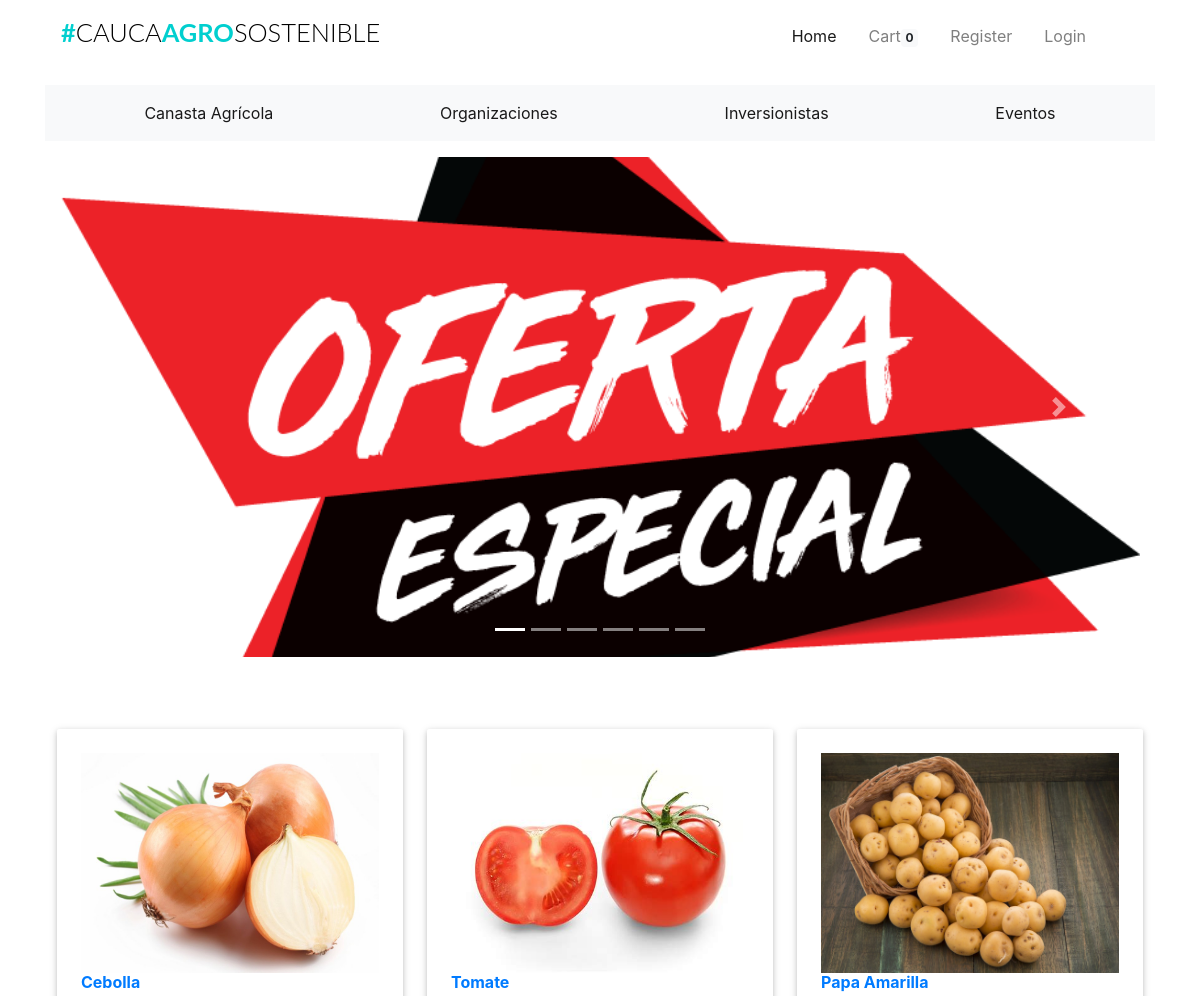
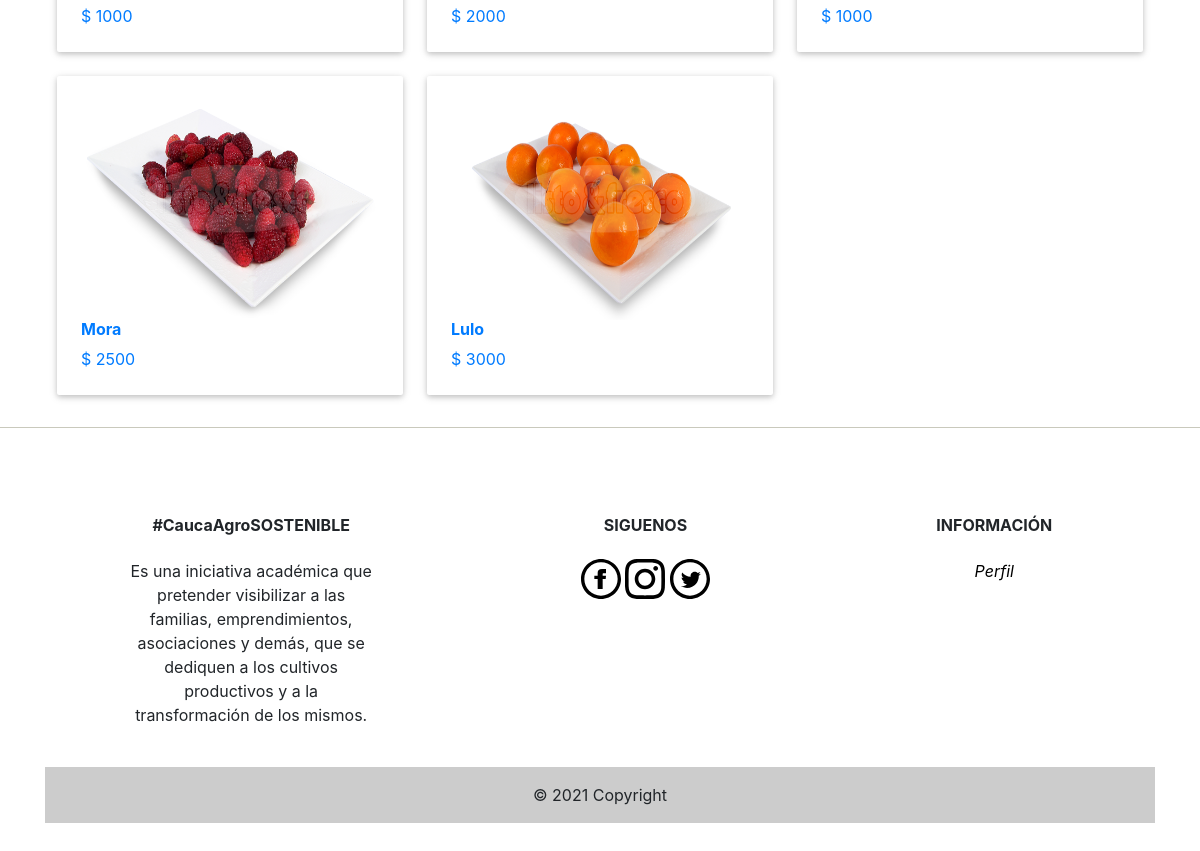
The page /home on the database its author committed (2 pictures, top to bottom).
### app/models.py (models this page shows, shortened)
class Products(db.Model):
    __tablename__ = 'products'
    id = db.Column(db.Integer, primary_key=True)
    product_name = db.Column(db.String(100), index=True)
    product_price = db.Column(db.Integer, index=True)
    product_image = db.Column(db.String(120))
    product_description = db.Column(db.String(200))
    product_stock = db.Column(db.Integer)
    promotion_value = db.Column(db.Integer, index=True)
    organizacion_id = db.Column(db.Integer, db.ForeignKey('organizaciones.id'))

### app/home/routes.py (the view)
@home.route('/home', methods=['GET'])
def homepage():
    products = Products.query.all()
    products = [product for product in products if product.promotion_value > 0]
    if current_user.is_anonymous:
        count = 0
    else:
        count = Kart.query.filter_by(user_id=current_user.id).count()
    return render_template("home/index.html", title='Website name',
                           products=products, count=count, size=len(products))

### app/templates/home/index.html (shortened to what this page needs)
{% extends "base.html" %}
{% block body %}
{% include "promotions/carousel_promotions.html" %}
{% include "promotions/promotions.html" %}
{% endblock %}

### app/templates/promotions/promotions.html
{% block promos %}
<div class="push"></div>
<div class="container">
  <div class="row d-block">
    {% for product in products %}
    {% if product.promotion_value > 0 %}
    <a href="{{ url_for('home.product_details', id=product.id) }}">
      <div class="col l4 s12 m6">
        <div class="card-panel hoverable" style="max-height:360px; background-color:#FFFFFF;">
          <div class="card-image" style="margin-left:auto;margin-right: auto;">
            <div class="thumbnail" style="height:220px;margin-bottom: 0px;">
              <img class="responsive-img" src="{{ product.product_image }}" style="height:100%;">
            </div>
            <h6 class="title">
              <span class="product-name">
                {{ product.product_name }}
              </span>
            </h6>
            <div class="price-container clearfix">
              <span class="price-box" style="margin-bottom:0px;white-space:normal;">
                <span class="price">
                  <span>$</span>
                  <span>{{ product.product_price }}</span>
                </span>
              </span>
            </div>
          </div>
        </div>
      </div>
    </a>
    {% endif %}
    {% endfor %}
  </div>
</div>
{% endblock %}

### app/static/css/st.css (style rules this page uses)
.product-name { text-transform: capitalize; font-weight:bold; }
.push { height:4em; }
img.responsive-img, video.responsive-video { max-width: 100%; }
.card-panel { -webkit-transition:-webkit-box-shadow .25s; transition:-webkit-box-shadow .25s; transition:box-shadow .25s; transition:box-shadow .25s, -webkit-box-shadow .25s;padding:24px; margin:.5rem 0 1rem 0; border-radius:2px;background-color:#fff; box-shadow: 0 2px 5px 0 rgba(0,0,0,0.16),0 2px 10px 0 rgba(0,0,0,0.12); }
.hoverable { -webkit-transition:-webkit-box-shadow .25s; transition:-webskit-box-shadow .25s; transition:box-shadow .25s; transition:box-shadow .25s, -webkit-box-shadow .25s }
.row:after { content: ""; display: table; clear: both; }
.row .col { float: left; -webkit-box-sizing: border-box; box-sizing: border-box; padding: 0 0.75rem; min-height: 1px; }
.row .col.s12 { width: 100%; margin-left: auto; left: auto; right: auto; }
@media only screen and (min-width: 601px) { .row .col.m6 { width: 50%; margin-left: auto; left: auto; right: auto; } }
@media only screen and (min-width: 993px) { .row .col.l4 { width: 33.3333333333%; margin-left: auto; left: auto; right: auto; } }

### rows shown on the page
Products: product_image (picture), product_name "Cebolla", product_price "1000"
Products: product_image (picture), product_name "Tomate", product_price "2000"
Products: product_image (picture), product_name "Papa Amarilla", product_price "1000"
Products: product_image (picture), product_name "Mora", product_price "2500"
Products: product_image (picture), product_name "Lulo", product_price "3000"

### other values the page prints
{{ count }} "0"
